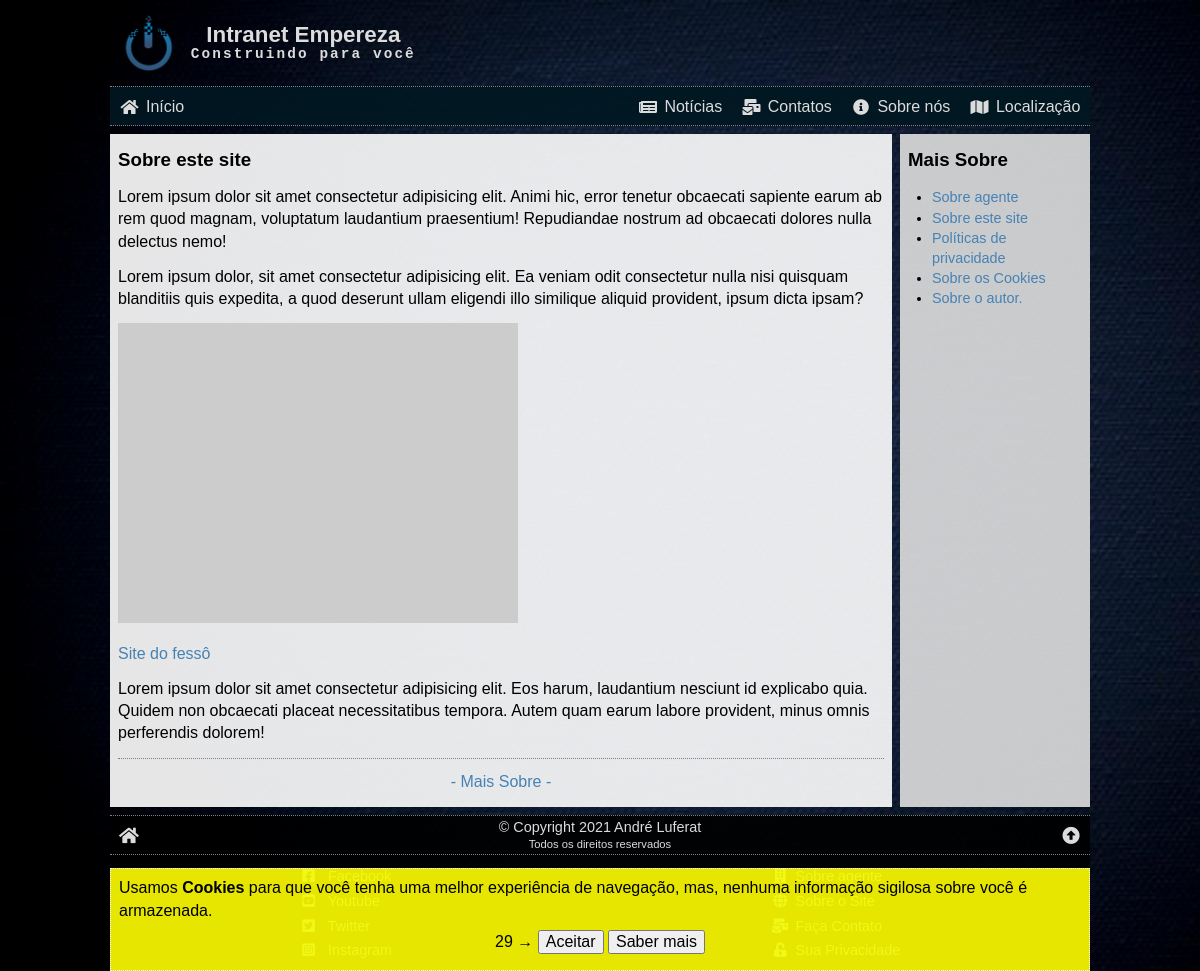
The app's page /sobre.php?id=2 with its own data.
### tables this page shows
CREATE TABLE about (
    id INT NOT NULL PRIMARY KEY AUTO_INCREMENT,
    slug VARCHAR(63) NOT NULL,
    last_update TIMESTAMP DEFAULT CURRENT_TIMESTAMP,
    image VARCHAR(255) NOT NULL,
    title VARCHAR(127) NOT NULL,
    preview VARCHAR(255) NOT NULL,
    text LONGTEXT NOT NULL,
    status ENUM ('ativo', 'inativo') DEFAULT 'ativo'
);

### sobre.php (the view, shortened to what this page needs)
<?php
require('./_config.php');
$aboutHTML = '';
$id = (isset($_GET['id'])) ? intval($_GET['id']) : 0;
if ($id == 0) {
    $aboutHTML = <<<HTML
<h2>Sobre</h2>
<p>Nesta seção você encontra diversas informações sobre agente:</p>
HTML;
    $sql = "SELECT `id`, `slug`, `image`, `title`, `preview`
        FROM `about`
        WHERE `status` = 'ativo'
        ORDER BY `id`;";
    $res = $conn->query($sql);
    while ($about = $res->fetch_assoc()) {
        $preview = str_ireplace('{{siteName}}', $_C['siteName'], $about['preview']);
        $aboutHTML .= <<<HTML
<div class="artigo" data-href="sobre.php?id={$about['id']}">
    <a href="sobre.php?id={$about['id']}">
        <img src="{$about['image']}" alt="{$about['title']}">
    </a>
    <div>
        <h3><a href="sobre.php?id={$about['id']}">{$about['title']}</a></h3>
        {$preview}
    </div>
</div>
HTML;
    }
} else {
    $sql = "SELECT * FROM `about` WHERE id = '{$id}' AND status = 'ativo';";
    $res = $conn->query($sql);
    $about = $res->fetch_assoc();
    $aboutHTML .= <<<HTML
<h3>{$about['title']}</h3>
{$about['text']}
<hr class="dotted">
<p class="center"><a href="/sobre.php">- Mais Sobre -</a></p>
HTML;
}
$sideBar = '<h3>Mais Sobre</h3><ul class="linklist">';
$sql = "SELECT `id`, `title` FROM about WHERE status = 'ativo' ORDER BY `id`";
$res = $conn->query($sql);
while ($link = $res->fetch_assoc()) {
    $sideBar .= <<<HTML
    <li><a href="sobre.php?id={$link['id']}">{$link['title']}</a></li>
HTML;
}
$sideBar .= '</ul>';
require('./_header.php');
?>
<article>
    <?php echo $aboutHTML ?>
</article>
<aside>
    <?php echo $sideBar ?>
</aside>
<?php
require('./_footer.php');
?>

### css/global.css (style rules this page uses)
* { box-sizing: border-box; outline: none; }
html, body { font-family: 'arial', cursive; font-size: 16px; position: relative; width: 100%; height: 100%; padding: 0; margin: 0; line-height: 1.4; }
header, nav, main, article, aside, footer { display: block; }
h1, h2, h3, h4, h5, p { margin: .8rem 0; }
a { color: steelblue; text-decoration: none; transition: .2s; }
body { background-image: url('/img/bg04.jpg'); background-attachment: fixed; background-size: cover; background-position-x: left; background-color: rgb(0, 0, 0); }
article { background: rgba(255, 255, 255, .9); overflow: auto; margin-top: .5rem; padding: 0 .5rem; flex: 4; }
aside { background: rgba(223, 223, 223, .9); overflow: auto; margin-top: .5rem; padding: 0 .5rem; }
@media (min-width: 575px) { article { margin-right: .25rem; } }
@media (min-width: 575px) { aside { min-width: 190px; max-width: 190px; margin-left: .25rem; } }
.center { text-align: center; }
.dotted { border: none; border-top: 1px dotted grey; }

### css/index.css (style rules this page uses)
.linklist { font-size: .9rem; padding: 0 0 0 1.5rem; }

### records on screen
about: title "Sobre este site", text "Lorem ipsum dolor sit amet consectetur adipisicing elit. Animi hic, error tenetur obcaecati sapiente earum ab rem quod magnam, voluptatum laudantium praesentium! Repudiandae nostrum ad obcaecati dolores nulla delectus nemo! Lorem ipsum dolor, sit amet consectetur adipisicing elit. Ea veniam odit consectetur nulla nisi quisquam blanditiis quis expedita, a quod deserunt ullam eligendi illo similique aliquid provident, ipsum dicta ipsam? Site do fessô Lorem ipsum dolor sit amet consectetur adipisicing elit. Eos harum, laudantium nesciunt id explicabo quia. Quidem non obcaecati placeat necessitatibus tempora. Autem quam earum labore provident, minus omnis perferendis dolorem!"
about: title "Sobre agente"
about: title "Políticas de privacidade"
about: title "Sobre os Cookies"
about: title "Sobre o autor."

### other values on screen
$_C['siteName'] "Empereza"
$_C['siteSlogan'] "Construindo para você"
$_C['copyright'] "© Copyright 2021 André Luferat"
